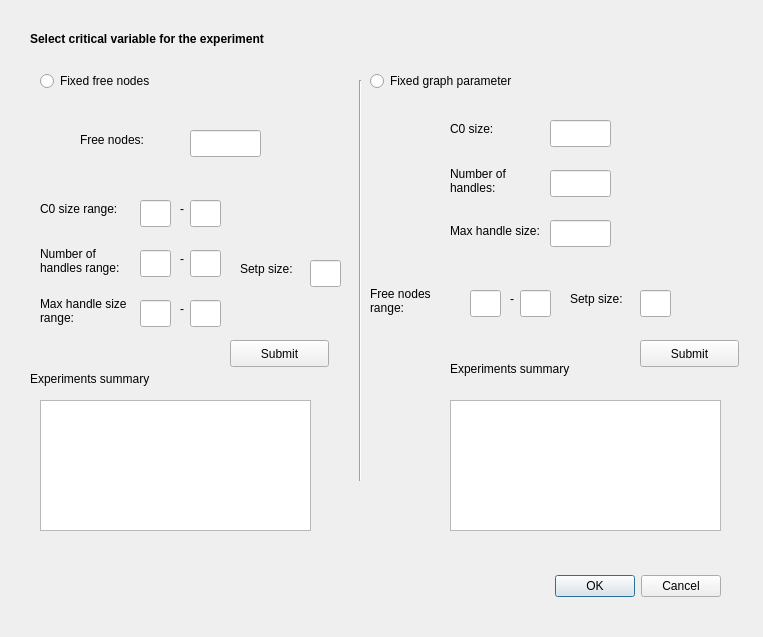
<?xml version="1.0" encoding="UTF-8"?>
<ui version="4.0">
 <class>testingRandomBiconnected</class>
 <widget class="QDialog" name="testingRandomBiconnected">
  <property name="geometry">
   <rect>
    <x>0</x>
    <y>0</y>
    <width>763</width>
    <height>637</height>
   </rect>
  </property>
  <property name="windowTitle">
   <string>Dialog</string>
  </property>
  <widget class="QDialogButtonBox" name="buttonBox">
   <property name="geometry">
    <rect>
     <x>380</x>
     <y>570</y>
     <width>341</width>
     <height>32</height>
    </rect>
   </property>
   <property name="orientation">
    <enum>Qt::Horizontal</enum>
   </property>
   <property name="standardButtons">
    <set>QDialogButtonBox::Cancel|QDialogButtonBox::Ok</set>
   </property>
  </widget>
  <widget class="Line" name="line">
   <property name="geometry">
    <rect>
     <x>350</x>
     <y>80</y>
     <width>20</width>
     <height>401</height>
    </rect>
   </property>
   <property name="orientation">
    <enum>Qt::Vertical</enum>
   </property>
  </widget>
  <widget class="QRadioButton" name="radioButton">
   <property name="geometry">
    <rect>
     <x>40</x>
     <y>70</y>
     <width>201</width>
     <height>22</height>
    </rect>
   </property>
   <property name="text">
    <string>Fixed free nodes</string>
   </property>
  </widget>
  <widget class="QRadioButton" name="radioButton_2">
   <property name="geometry">
    <rect>
     <x>370</x>
     <y>70</y>
     <width>201</width>
     <height>22</height>
    </rect>
   </property>
   <property name="text">
    <string>Fixed graph parameter</string>
   </property>
  </widget>
  <widget class="QLabel" name="label">
   <property name="geometry">
    <rect>
     <x>30</x>
     <y>30</y>
     <width>311</width>
     <height>17</height>
    </rect>
   </property>
   <property name="font">
    <font>
     <weight>75</weight>
     <bold>true</bold>
    </font>
   </property>
   <property name="text">
    <string>Select critical variable for the experiment</string>
   </property>
  </widget>
  <widget class="QLabel" name="label_2">
   <property name="geometry">
    <rect>
     <x>80</x>
     <y>130</y>
     <width>91</width>
     <height>20</height>
    </rect>
   </property>
   <property name="text">
    <string>Free nodes:</string>
   </property>
  </widget>
  <widget class="QLineEdit" name="lineEdit">
   <property name="geometry">
    <rect>
     <x>190</x>
     <y>130</y>
     <width>71</width>
     <height>27</height>
    </rect>
   </property>
  </widget>
  <widget class="QLabel" name="label_3">
   <property name="geometry">
    <rect>
     <x>40</x>
     <y>200</y>
     <width>101</width>
     <height>17</height>
    </rect>
   </property>
   <property name="text">
    <string>C0 size range:</string>
   </property>
  </widget>
  <widget class="QLineEdit" name="lineEdit_2">
   <property name="geometry">
    <rect>
     <x>140</x>
     <y>200</y>
     <width>31</width>
     <height>27</height>
    </rect>
   </property>
  </widget>
  <widget class="QLineEdit" name="lineEdit_3">
   <property name="geometry">
    <rect>
     <x>190</x>
     <y>200</y>
     <width>31</width>
     <height>27</height>
    </rect>
   </property>
  </widget>
  <widget class="QLabel" name="label_5">
   <property name="geometry">
    <rect>
     <x>180</x>
     <y>200</y>
     <width>16</width>
     <height>17</height>
    </rect>
   </property>
   <property name="text">
    <string>-</string>
   </property>
  </widget>
  <widget class="QLineEdit" name="lineEdit_5">
   <property name="geometry">
    <rect>
     <x>190</x>
     <y>250</y>
     <width>31</width>
     <height>27</height>
    </rect>
   </property>
  </widget>
  <widget class="QLabel" name="label_6">
   <property name="geometry">
    <rect>
     <x>180</x>
     <y>250</y>
     <width>16</width>
     <height>17</height>
    </rect>
   </property>
   <property name="text">
    <string>-</string>
   </property>
  </widget>
  <widget class="QLabel" name="label_8">
   <property name="geometry">
    <rect>
     <x>40</x>
     <y>230</y>
     <width>101</width>
     <height>61</height>
    </rect>
   </property>
   <property name="text">
    <string>Number of handles range:</string>
   </property>
   <property name="wordWrap">
    <bool>true</bool>
   </property>
  </widget>
  <widget class="QLineEdit" name="lineEdit_7">
   <property name="geometry">
    <rect>
     <x>140</x>
     <y>250</y>
     <width>31</width>
     <height>27</height>
    </rect>
   </property>
  </widget>
  <widget class="QLabel" name="label_9">
   <property name="geometry">
    <rect>
     <x>180</x>
     <y>300</y>
     <width>16</width>
     <height>17</height>
    </rect>
   </property>
   <property name="text">
    <string>-</string>
   </property>
  </widget>
  <widget class="QLabel" name="label_10">
   <property name="geometry">
    <rect>
     <x>40</x>
     <y>280</y>
     <width>101</width>
     <height>61</height>
    </rect>
   </property>
   <property name="text">
    <string>Max handle size range:</string>
   </property>
   <property name="wordWrap">
    <bool>true</bool>
   </property>
  </widget>
  <widget class="QLineEdit" name="lineEdit_8">
   <property name="geometry">
    <rect>
     <x>310</x>
     <y>260</y>
     <width>31</width>
     <height>27</height>
    </rect>
   </property>
  </widget>
  <widget class="QLineEdit" name="lineEdit_9">
   <property name="geometry">
    <rect>
     <x>140</x>
     <y>300</y>
     <width>31</width>
     <height>27</height>
    </rect>
   </property>
  </widget>
  <widget class="QLineEdit" name="lineEdit_10">
   <property name="geometry">
    <rect>
     <x>190</x>
     <y>300</y>
     <width>31</width>
     <height>27</height>
    </rect>
   </property>
  </widget>
  <widget class="QLabel" name="label_11">
   <property name="geometry">
    <rect>
     <x>240</x>
     <y>260</y>
     <width>61</width>
     <height>17</height>
    </rect>
   </property>
   <property name="text">
    <string>Setp size:</string>
   </property>
  </widget>
  <widget class="QLabel" name="label_12">
   <property name="geometry">
    <rect>
     <x>450</x>
     <y>150</y>
     <width>101</width>
     <height>61</height>
    </rect>
   </property>
   <property name="text">
    <string>Number of handles:</string>
   </property>
   <property name="wordWrap">
    <bool>true</bool>
   </property>
  </widget>
  <widget class="QLineEdit" name="lineEdit_11">
   <property name="geometry">
    <rect>
     <x>550</x>
     <y>220</y>
     <width>61</width>
     <height>27</height>
    </rect>
   </property>
  </widget>
  <widget class="QLineEdit" name="lineEdit_12">
   <property name="geometry">
    <rect>
     <x>550</x>
     <y>170</y>
     <width>61</width>
     <height>27</height>
    </rect>
   </property>
  </widget>
  <widget class="QLabel" name="label_13">
   <property name="geometry">
    <rect>
     <x>450</x>
     <y>120</y>
     <width>101</width>
     <height>17</height>
    </rect>
   </property>
   <property name="text">
    <string>C0 size:</string>
   </property>
  </widget>
  <widget class="QLineEdit" name="lineEdit_13">
   <property name="geometry">
    <rect>
     <x>550</x>
     <y>120</y>
     <width>61</width>
     <height>27</height>
    </rect>
   </property>
  </widget>
  <widget class="QLabel" name="label_14">
   <property name="geometry">
    <rect>
     <x>450</x>
     <y>200</y>
     <width>101</width>
     <height>61</height>
    </rect>
   </property>
   <property name="text">
    <string>Max handle size:</string>
   </property>
   <property name="wordWrap">
    <bool>true</bool>
   </property>
  </widget>
  <widget class="QLabel" name="label_15">
   <property name="geometry">
    <rect>
     <x>370</x>
     <y>280</y>
     <width>91</width>
     <height>41</height>
    </rect>
   </property>
   <property name="text">
    <string>Free nodes range:</string>
   </property>
   <property name="wordWrap">
    <bool>true</bool>
   </property>
  </widget>
  <widget class="QLineEdit" name="lineEdit_14">
   <property name="geometry">
    <rect>
     <x>520</x>
     <y>290</y>
     <width>31</width>
     <height>27</height>
    </rect>
   </property>
  </widget>
  <widget class="QLineEdit" name="lineEdit_15">
   <property name="geometry">
    <rect>
     <x>470</x>
     <y>290</y>
     <width>31</width>
     <height>27</height>
    </rect>
   </property>
  </widget>
  <widget class="QLabel" name="label_16">
   <property name="geometry">
    <rect>
     <x>510</x>
     <y>290</y>
     <width>16</width>
     <height>17</height>
    </rect>
   </property>
   <property name="text">
    <string>-</string>
   </property>
  </widget>
  <widget class="QLabel" name="label_17">
   <property name="geometry">
    <rect>
     <x>570</x>
     <y>290</y>
     <width>61</width>
     <height>17</height>
    </rect>
   </property>
   <property name="text">
    <string>Setp size:</string>
   </property>
  </widget>
  <widget class="QLineEdit" name="lineEdit_16">
   <property name="geometry">
    <rect>
     <x>640</x>
     <y>290</y>
     <width>31</width>
     <height>27</height>
    </rect>
   </property>
  </widget>
  <widget class="QTextBrowser" name="textBrowser">
   <property name="geometry">
    <rect>
     <x>40</x>
     <y>400</y>
     <width>271</width>
     <height>131</height>
    </rect>
   </property>
  </widget>
  <widget class="QTextBrowser" name="textBrowser_2">
   <property name="geometry">
    <rect>
     <x>450</x>
     <y>400</y>
     <width>271</width>
     <height>131</height>
    </rect>
   </property>
  </widget>
  <widget class="QLabel" name="label_4">
   <property name="geometry">
    <rect>
     <x>30</x>
     <y>370</y>
     <width>181</width>
     <height>17</height>
    </rect>
   </property>
   <property name="text">
    <string>Experiments summary</string>
   </property>
  </widget>
  <widget class="QLabel" name="label_7">
   <property name="geometry">
    <rect>
     <x>450</x>
     <y>360</y>
     <width>181</width>
     <height>17</height>
    </rect>
   </property>
   <property name="text">
    <string>Experiments summary</string>
   </property>
  </widget>
  <widget class="QPushButton" name="pushButton">
   <property name="geometry">
    <rect>
     <x>230</x>
     <y>340</y>
     <width>99</width>
     <height>27</height>
    </rect>
   </property>
   <property name="text">
    <string>Submit</string>
   </property>
  </widget>
  <widget class="QPushButton" name="pushButton_2">
   <property name="geometry">
    <rect>
     <x>640</x>
     <y>340</y>
     <width>99</width>
     <height>27</height>
    </rect>
   </property>
   <property name="text">
    <string>Submit</string>
   </property>
  </widget>
 </widget>
 <resources/>
 <connections>
  <connection>
   <sender>buttonBox</sender>
   <signal>accepted()</signal>
   <receiver>testingRandomBiconnected</receiver>
   <slot>accept()</slot>
   <hints>
    <hint type="sourcelabel">
     <x>248</x>
     <y>254</y>
    </hint>
    <hint type="destinationlabel">
     <x>157</x>
     <y>274</y>
    </hint>
   </hints>
  </connection>
  <connection>
   <sender>buttonBox</sender>
   <signal>rejected()</signal>
   <receiver>testingRandomBiconnected</receiver>
   <slot>reject()</slot>
   <hints>
    <hint type="sourcelabel">
     <x>316</x>
     <y>260</y>
    </hint>
    <hint type="destinationlabel">
     <x>286</x>
     <y>274</y>
    </hint>
   </hints>
  </connection>
 </connections>
</ui>
